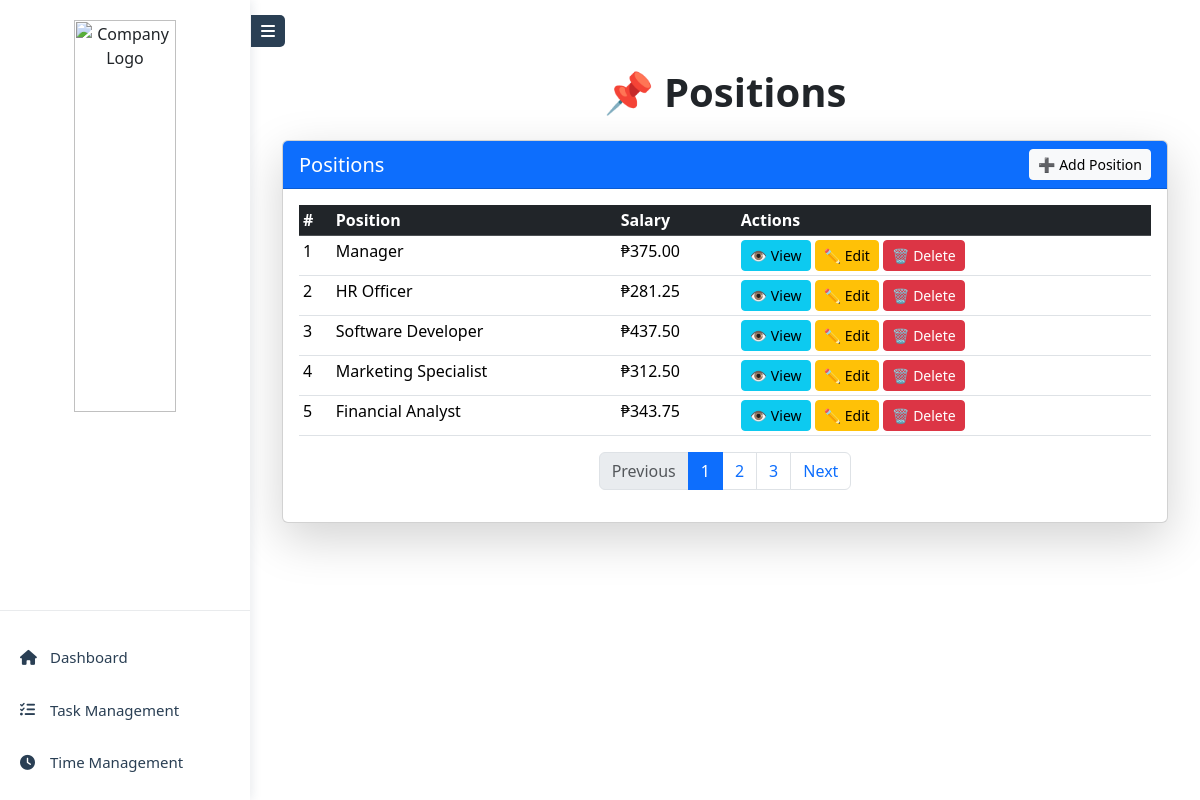
The app's page /roles/super_admin/systempositions.php with its own data.
### tables this page shows
CREATE TABLE `positions` (
  `id` int(11) NOT NULL,
  `position_name` varchar(255) NOT NULL,
  `description` text DEFAULT NULL,
  `salary` decimal(10,2) NOT NULL DEFAULT 0.00,
  `created_at` timestamp NOT NULL DEFAULT current_timestamp(),
  `updated_at` timestamp NOT NULL DEFAULT current_timestamp() ON UPDATE current_timestamp()
);

### roles/super_admin/system_func.php (called while the page is built, shortened)
<?php
require_once 'db.php';
function getPaginatedPositions($limit, $offset)
{
    global $conn;
    $stmt = $conn->prepare("SELECT * FROM positions LIMIT :limit OFFSET :offset");
    $stmt->bindParam(':limit', $limit, PDO::PARAM_INT);
    $stmt->bindParam(':offset', $offset, PDO::PARAM_INT);
    $stmt->execute();
    return $stmt->fetchAll(PDO::FETCH_ASSOC);
}
function countAllPositions()
{
    global $conn;
    $stmt = $conn->query("SELECT COUNT(*) as total FROM positions");
    return $stmt->fetch(PDO::FETCH_ASSOC)['total'];
}

### roles/super_admin/systempositions.php (the view, shortened to what this page needs)
<?php
include "../super_admin/header.php";
include "system_func.php";
$positionsPerPage = 5;
$positionsPage = isset($_GET['positions_page']) ? (int)$_GET['positions_page'] : 1;
$positionsOffset = ($positionsPage - 1) * $positionsPerPage;
$positions = getPaginatedPositions($positionsPerPage, $positionsOffset);
$totalPositions = countAllPositions();
$totalPositionsPages = ceil($totalPositions / $positionsPerPage);
?>
<div class="container mt-5">
    <h1 class="text-center fw-bold">📌 Positions</h1>
    <div class="card shadow-lg mt-4">
        <div class="card-header bg-primary text-white d-flex justify-content-between align-items-center">
            <h5 class="mb-0">Positions</h5>
            <a href="system_addpos.php" class="btn btn-light btn-sm">➕ Add Position</a>
        </div>
        <div class="card-body">
            <?php if (!empty($positions)) { ?>
                <div class="table-responsive">
                    <table class="table table-sm table-hover">
                        <thead class="table-dark">
                            <tr>
                                <th>#</th>
                                <th>Position</th>
                                <th>Salary</th>
                                <th>Actions</th>
                            </tr>
                        </thead>
                        <tbody>
                            <?php foreach ($positions as $index => $position) {
                            ?>
                                <tr>
                                    <td><?= $positionsOffset + $index + 1 ?></td>
                                    <td><?= htmlspecialchars($position['position_name']) ?></td>
                                    <td>₱<?= number_format($position['salary'], 2) ?></td>
                                    <td>
                                        <button type="button" class="btn btn-info btn-sm view-position-btn"
                                            data-bs-toggle="modal"
                                            data-bs-target="#viewPositionModal"
                                            data-id="<?= $position['id'] ?>"
                                            data-name="<?= htmlspecialchars($position['position_name']) ?>"
                                            data-salary="<?= number_format($position['salary'], 2) ?>"
                                            data-description="<?= htmlspecialchars($position['description']) ?>">
                                            👁️ View
                                        </button>
                                        <a href="system_editpos.php?id=<?= $position['id'] ?>" class="btn btn-warning btn-sm">✏️ Edit</a>
                                        <a href="system_deletepos.php?id=<?= $position['id'] ?>" class="btn btn-danger btn-sm" onclick="return confirm('Are you sure you want to delete this position?')">🗑️ Delete</a>
                                    </td>
                                </tr>
                            <?php } ?>
                        </tbody>
                    </table>
                </div>
                <nav>
                    <ul class="pagination justify-content-center">
                        <li class="page-item <?= $positionsPage <= 1 ? 'disabled' : '' ?>">
                            <a class="page-link" href="?positions_page=<?= max(1, $positionsPage - 1) ?>">Previous</a>
                        </li>
                        <?php for ($i = 1; $i <= $totalPositionsPages; $i++) { ?>
                            <li class="page-item <?= $i == $positionsPage ? 'active' : '' ?>">
                                <a class="page-link" href="?positions_page=<?= $i ?>"><?= $i ?></a>
                            </li>
                        <?php } ?>
                        <li class="page-item <?= $positionsPage >= $totalPositionsPages ? 'disabled' : '' ?>">
                            <a class="page-link" href="?positions_page=<?= min($totalPositionsPages, $positionsPage + 1) ?>">Next</a>
                        </li>
                    </ul>
                </nav>
            <?php } else { ?>
                <p class="text-center text-muted">No positions found.</p>
            <?php } ?>
        </div>
    </div>
</div>
<?php include "../super_admin/footer.php"; ?>

### records on screen
positions: index "1", position_name "Manager", salary "375.00"
positions: index "2", position_name "HR Officer", salary "281.25"
positions: index "3", position_name "Software Developer", salary "437.50"
positions: index "4", position_name "Marketing Specialist", salary "312.50"
positions: index "5", position_name "Financial Analyst", salary "343.75"
